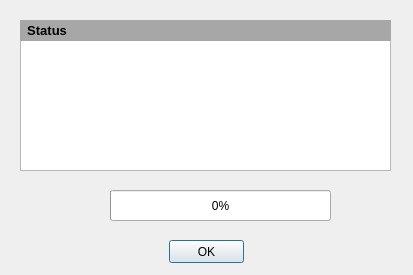
<?xml version="1.0" encoding="UTF-8"?>
<ui version="4.0">
 <class>ProcDialog</class>
 <widget class="QDialog" name="ProcDialog">
  <property name="geometry">
   <rect>
    <x>0</x>
    <y>0</y>
    <width>413</width>
    <height>275</height>
   </rect>
  </property>
  <property name="windowTitle">
   <string>Processing...</string>
  </property>
  <widget class="QPlainTextEdit" name="pteCalibProcWindow">
   <property name="geometry">
    <rect>
     <x>20</x>
     <y>40</y>
     <width>371</width>
     <height>131</height>
    </rect>
   </property>
   <property name="readOnly">
    <bool>true</bool>
   </property>
  </widget>
  <widget class="QPushButton" name="PshBtnCalibFinish">
   <property name="geometry">
    <rect>
     <x>169</x>
     <y>240</y>
     <width>75</width>
     <height>23</height>
    </rect>
   </property>
   <property name="text">
    <string>OK</string>
   </property>
  </widget>
  <widget class="QLabel" name="LblCalibYML">
   <property name="geometry">
    <rect>
     <x>20</x>
     <y>20</y>
     <width>371</width>
     <height>21</height>
    </rect>
   </property>
   <property name="palette">
    <palette>
     <active>
      <colorrole role="Base">
       <brush brushstyle="SolidPattern">
        <color alpha="255">
         <red>255</red>
         <green>255</green>
         <blue>255</blue>
        </color>
       </brush>
      </colorrole>
      <colorrole role="Window">
       <brush brushstyle="SolidPattern">
        <color alpha="255">
         <red>167</red>
         <green>167</green>
         <blue>167</blue>
        </color>
       </brush>
      </colorrole>
     </active>
     <inactive>
      <colorrole role="Base">
       <brush brushstyle="SolidPattern">
        <color alpha="255">
         <red>255</red>
         <green>255</green>
         <blue>255</blue>
        </color>
       </brush>
      </colorrole>
      <colorrole role="Window">
       <brush brushstyle="SolidPattern">
        <color alpha="255">
         <red>167</red>
         <green>167</green>
         <blue>167</blue>
        </color>
       </brush>
      </colorrole>
     </inactive>
     <disabled>
      <colorrole role="Base">
       <brush brushstyle="SolidPattern">
        <color alpha="255">
         <red>167</red>
         <green>167</green>
         <blue>167</blue>
        </color>
       </brush>
      </colorrole>
      <colorrole role="Window">
       <brush brushstyle="SolidPattern">
        <color alpha="255">
         <red>167</red>
         <green>167</green>
         <blue>167</blue>
        </color>
       </brush>
      </colorrole>
     </disabled>
    </palette>
   </property>
   <property name="font">
    <font>
     <pointsize>10</pointsize>
     <weight>75</weight>
     <bold>true</bold>
    </font>
   </property>
   <property name="autoFillBackground">
    <bool>true</bool>
   </property>
   <property name="text">
    <string>  Status</string>
   </property>
  </widget>
  <widget class="QProgressBar" name="PrgBarCalibStatus">
   <property name="geometry">
    <rect>
     <x>110</x>
     <y>190</y>
     <width>221</width>
     <height>31</height>
    </rect>
   </property>
   <property name="value">
    <number>0</number>
   </property>
   <property name="orientation">
    <enum>Qt::Horizontal</enum>
   </property>
   <property name="invertedAppearance">
    <bool>false</bool>
   </property>
  </widget>
 </widget>
 <resources/>
 <connections/>
</ui>
